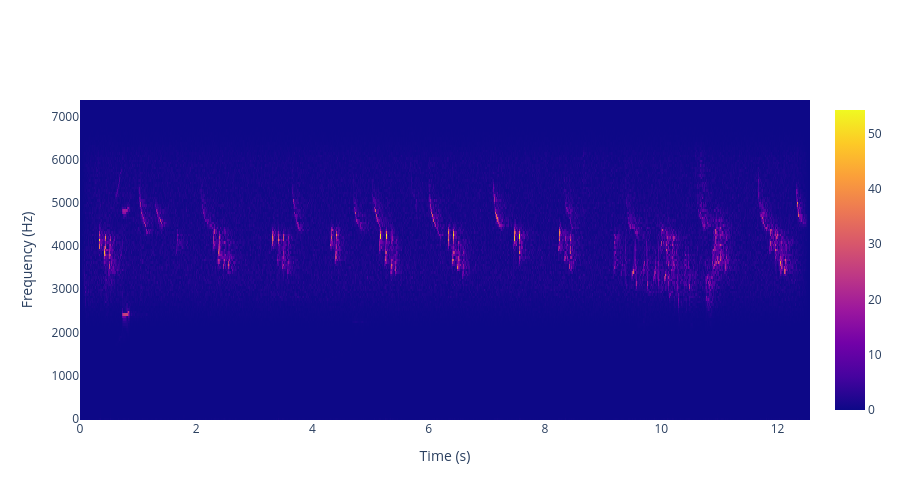

Here is the notebook cell this chart was saved with:
### Markdown cell above
Through a spectrogram, we can clearly distinguish the sounds of two different bird species. The voice of a Eurasian curlew is located between 1.2-2.6kHz, while the voice of a chaffinch is between 3-5kHz.
In order to filter out the sound of the Eurasian curlew between 1.2-2.6kHz, we need a high-pass filter with a cutoff frequency of 2.6kHz. To leave some margin, this cutoff frequency can be set to 2.8kHz. At the same time you also choose to filter chaffinch sounds between 3-5kHz, both can be achieved. In this chapter, we will implement the former.  

## 3. Software Implementation of FIR Using Scipy Library

In Python, we use the Scipy library and the Numpy library in concert. First we use Scipy's firwin function to get the FIR filter tap coefficients by specifying the filter order, target cutoff frequency, etc.

After that, we input the tap coefficients into the lfilter function of the Scipy library, specify the audio file, and finally get the filtered signals.

### Code cell
from scipy.signal import freqz, firwin  
	  
nyq = fs / 2.0  
taps = 99  
	  
# Design high-pass filter with cut-off at 2.8 kHz  
hpf_coeffs = firwin(taps, 2800/nyq, pass_zero=False)  
	  
from scipy.signal import lfilter  
import time  
  
start_time = time.time()  
# Filter audio  
aud_hpf = lfilter(hpf_coeffs, 1.0, aud_in)  
end_time = time.time()  
print("Time cost with Python：{}s".format(end_time - start_time)) 

plot_spectrogram(aud_hpf, fs, mode='2D', max_heat=np.max(abs(aud_hpf)))

### Figure 1 — Plotly figure (JSON) as saved in the notebook; plotly's stock layout.template omitted (floating-point values rounded to 4 significant figures; data arrays with more than 128 entries replaced by an {"elided": "..."} marker saying what was removed)
{"data": [{"type": "heatmap", "x": {"elided": "824 float values"}, "y": {"elided": "129 float values"}, "z": {"elided": "129x824 float values"}}], "layout": {"height": 500, "scene": {"xaxis": {"title": {"text": "Time (s)"}}, "yaxis": {"title": {"text": "Frequency (Hz)"}}, "zaxis": {"title": {"text": "Amplitude"}}}, "xaxis": {"title": {"text": "Time (s)"}}, "yaxis": {"title": {"text": "Frequency (Hz)"}}}}
